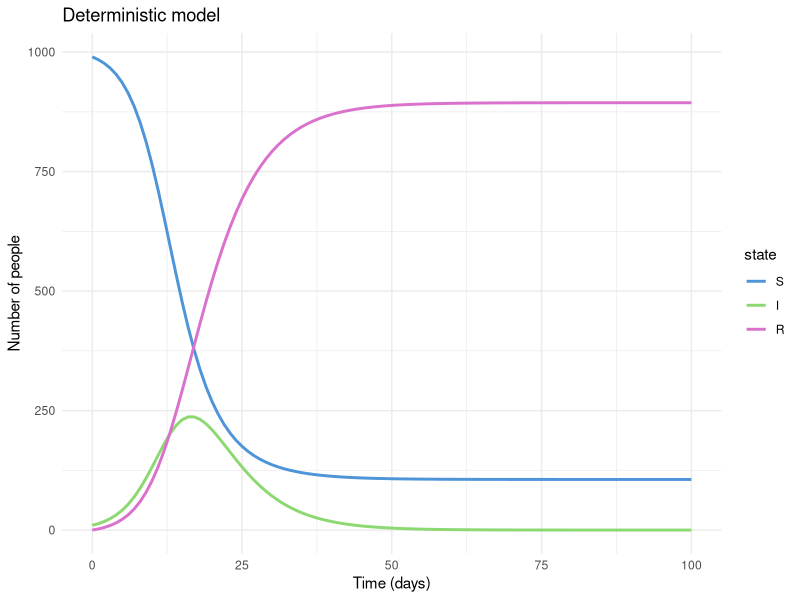
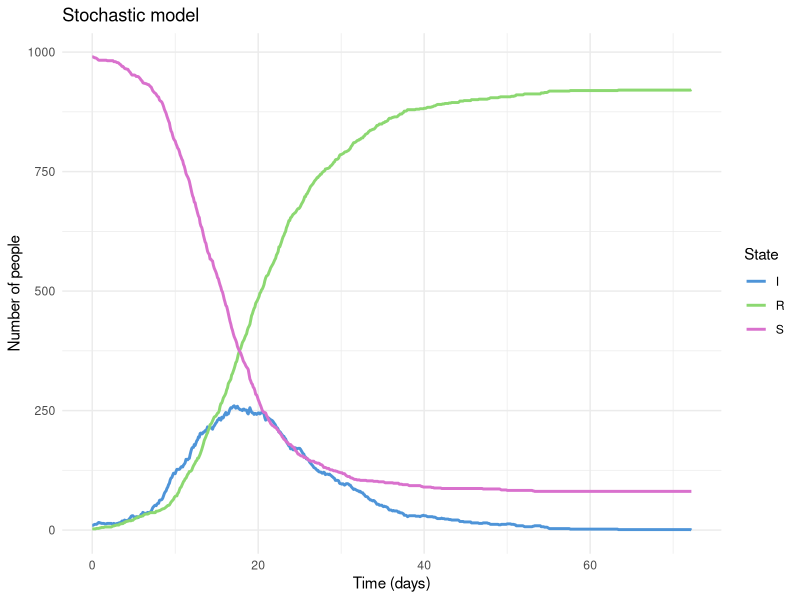

R code for these plots, in order:
# ACEFA short course: Practical 2
# Authors: Alexandra Hogan, Oliver Eales, Freya Shearer

# Simulating an SIR model

######################################################
# In this section of the course, we are going to
# replicate the SIR model that we looked at in Excel in the earlier
# tutorial, to see how we can simulate this in R

######################################################
# Deterministic model

# Instead of formulating the model as a set of difference equations (in discrete time)
# we are going to formulate the model as a set of differential equations (in continuous time).

# Install the required differential equation solver package
# install.packages("deSolve")
library(deSolve)
library(tidyverse)

sir_ode <- function(time, state, parameters) {
  with(as.list(c(state, parameters)), {
    dS <- -beta * S * I / N
    dI <- beta * S * I / N - gamma * I
    dR <- gamma * I
    return(list(c(dS, dI, dR)))
  })
}

# Total population
N <- 1e3
I0 <- 10
S0 <- N - I0
R0_init <- 0
init_state <- c(S = S0, I = I0, R = R0_init)

# Time vector
times <- seq(0, 100, by = 1)

# Epidemiological parameters
gamma <- 0.2
beta <- 0.5
R0 <- beta/gamma
params <- c(beta = beta, gamma = gamma, N = N)

# Simulate the model, and store the outputs in a dataframe
out <- as.data.frame(ode(y = init_state, times = times, func = sir_ode, parms = params))

# Reformat dataframe (ggplot2 works with "long" data)
out_long <- out %>%
  pivot_longer(c(S, I, R)) %>%
  mutate(name = factor(name, levels = c("S", "I", "R"))) %>%
  rename(state = name)

# Plot the model outputs
ggplot(out_long, aes(x = time, y = value, col = state)) +
  geom_line(size = 1) +
  labs(title = "Deterministic model",
       x = "Time (days)", y = "Number of people") +
  theme_minimal() +
  scale_color_manual(values = c("#4E94D8", "#8CD871", "#D971CD"))

# What is the final attack rate proportion?
# Because of our model structure, we know that all the ever-infected population end up in R
max(out$R)/N

######################################################
# Now implement this model as a stochastic process

# Initialise states
S <- S0
I <- I0
R <- R0
dt <- 0.1
max_time <- 100/dt

# Set up a dataframe to store results
stoch_out <- data.frame(time = 0, S = S, I = I, R = R)

# Stochastic simulation
#set.seed(123) # ensure you produce same set of random outputs each time
time <- 0

while (time < max_time && I > 0) {
  # Calculate probability of infection and recovery for each S and I
  prob_infection <- beta * I / N *dt
  prob_recovery <- gamma * dt

  # Infection events
  n_infect = qbinom(runif(1), S, prob_infection)
  # Recovery events
  n_recovered = qbinom(runif(1), I, prob_recovery)

  # Update states
  S <- S - n_infect
  I <- I + n_infect - n_recovered
  R <- R + n_recovered

  # Time to next event
  time <- time + dt

  # Record state
  stoch_out <- rbind(stoch_out, data.frame(time = time, S = S, I = I, R = R))

}

# Plot results
stoch_out_long <- pivot_longer(stoch_out,
                               cols = c("S", "I", "R"),
                               names_to = "State", values_to = "Value")

ggplot(stoch_out_long, aes(x = time, y = Value, color = State)) +
  geom_line(size = 1) +
  labs(title = "Stochastic model",
       x = "Time (days)", y = "Number of people") +
  theme_minimal() +
  scale_color_manual(values = c("#4E94D8", "#8CD871", "#D971CD"))
